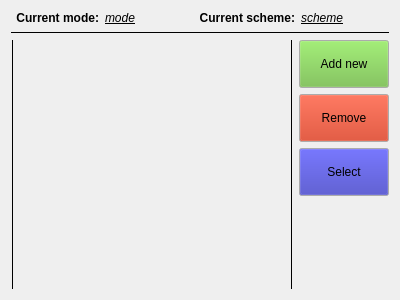
<?xml version="1.0" encoding="UTF-8"?>
<ui version="4.0">
 <class>CalibrationsWidget</class>
 <widget class="QWidget" name="CalibrationsWidget">
  <property name="geometry">
   <rect>
    <x>0</x>
    <y>0</y>
    <width>400</width>
    <height>300</height>
   </rect>
  </property>
  <property name="windowTitle">
   <string>Form</string>
  </property>
  <property name="autoFillBackground">
   <bool>true</bool>
  </property>
  <layout class="QVBoxLayout" name="verticalLayout_2">
   <item>
    <layout class="QVBoxLayout" name="verticalLayout">
     <property name="bottomMargin">
      <number>0</number>
     </property>
     <item>
      <layout class="QHBoxLayout" name="horizontalLayout">
       <item>
        <widget class="QLabel" name="label_2">
         <property name="font">
          <font>
           <weight>75</weight>
           <bold>true</bold>
          </font>
         </property>
         <property name="text">
          <string>Current mode:</string>
         </property>
         <property name="alignment">
          <set>Qt::AlignRight|Qt::AlignTrailing|Qt::AlignVCenter</set>
         </property>
        </widget>
       </item>
       <item>
        <widget class="QLabel" name="modeLabel">
         <property name="font">
          <font>
           <italic>true</italic>
           <underline>true</underline>
          </font>
         </property>
         <property name="text">
          <string>mode</string>
         </property>
        </widget>
       </item>
       <item>
        <widget class="QLabel" name="label_3">
         <property name="font">
          <font>
           <weight>75</weight>
           <bold>true</bold>
          </font>
         </property>
         <property name="text">
          <string>Current scheme:</string>
         </property>
         <property name="alignment">
          <set>Qt::AlignRight|Qt::AlignTrailing|Qt::AlignVCenter</set>
         </property>
        </widget>
       </item>
       <item>
        <widget class="QLabel" name="schemeLabel">
         <property name="font">
          <font>
           <italic>true</italic>
           <underline>true</underline>
          </font>
         </property>
         <property name="text">
          <string>scheme</string>
         </property>
        </widget>
       </item>
      </layout>
     </item>
     <item>
      <widget class="Line" name="line">
       <property name="frameShadow">
        <enum>QFrame::Plain</enum>
       </property>
       <property name="orientation">
        <enum>Qt::Horizontal</enum>
       </property>
      </widget>
     </item>
     <item>
      <layout class="QHBoxLayout" name="horizontalLayout_2" stretch="0,6,0,2">
       <property name="rightMargin">
        <number>0</number>
       </property>
       <property name="bottomMargin">
        <number>0</number>
       </property>
       <item>
        <widget class="Line" name="line_3">
         <property name="frameShadow">
          <enum>QFrame::Plain</enum>
         </property>
         <property name="orientation">
          <enum>Qt::Vertical</enum>
         </property>
        </widget>
       </item>
       <item>
        <layout class="QVBoxLayout" name="listLayout">
         <property name="bottomMargin">
          <number>0</number>
         </property>
         <item>
          <layout class="QVBoxLayout" name="calibrationsLayout"/>
         </item>
         <item>
          <spacer name="verticalSpacer">
           <property name="orientation">
            <enum>Qt::Vertical</enum>
           </property>
           <property name="sizeHint" stdset="0">
            <size>
             <width>20</width>
             <height>40</height>
            </size>
           </property>
          </spacer>
         </item>
        </layout>
       </item>
       <item>
        <widget class="Line" name="line_2">
         <property name="frameShadow">
          <enum>QFrame::Plain</enum>
         </property>
         <property name="orientation">
          <enum>Qt::Vertical</enum>
         </property>
        </widget>
       </item>
       <item>
        <layout class="QVBoxLayout" name="verticalLayout_3">
         <property name="bottomMargin">
          <number>30</number>
         </property>
         <item>
          <widget class="QPushButton" name="newButton">
           <property name="minimumSize">
            <size>
             <width>48</width>
             <height>48</height>
            </size>
           </property>
           <property name="palette">
            <palette>
             <active>
              <colorrole role="Button">
               <brush brushstyle="SolidPattern">
                <color alpha="255">
                 <red>108</red>
                 <green>189</green>
                 <blue>64</blue>
                </color>
               </brush>
              </colorrole>
              <colorrole role="Text">
               <brush brushstyle="SolidPattern">
                <color alpha="255">
                 <red>0</red>
                 <green>0</green>
                 <blue>0</blue>
                </color>
               </brush>
              </colorrole>
             </active>
             <inactive>
              <colorrole role="Button">
               <brush brushstyle="SolidPattern">
                <color alpha="255">
                 <red>108</red>
                 <green>189</green>
                 <blue>64</blue>
                </color>
               </brush>
              </colorrole>
              <colorrole role="Text">
               <brush brushstyle="SolidPattern">
                <color alpha="255">
                 <red>0</red>
                 <green>0</green>
                 <blue>0</blue>
                </color>
               </brush>
              </colorrole>
             </inactive>
             <disabled>
              <colorrole role="Button">
               <brush brushstyle="SolidPattern">
                <color alpha="255">
                 <red>108</red>
                 <green>189</green>
                 <blue>64</blue>
                </color>
               </brush>
              </colorrole>
              <colorrole role="Text">
               <brush brushstyle="SolidPattern">
                <color alpha="96">
                 <red>164</red>
                 <green>166</green>
                 <blue>168</blue>
                </color>
               </brush>
              </colorrole>
             </disabled>
            </palette>
           </property>
           <property name="text">
            <string>Add new</string>
           </property>
           <property name="icon">
            <iconset resource="../resources.qrc">
             <normaloff>:/icons/resources/icons/arrows_plus.png</normaloff>:/icons/resources/icons/arrows_plus.png</iconset>
           </property>
           <property name="iconSize">
            <size>
             <width>32</width>
             <height>32</height>
            </size>
           </property>
          </widget>
         </item>
         <item>
          <widget class="QPushButton" name="removeButton">
           <property name="minimumSize">
            <size>
             <width>48</width>
             <height>48</height>
            </size>
           </property>
           <property name="palette">
            <palette>
             <active>
              <colorrole role="Button">
               <brush brushstyle="SolidPattern">
                <color alpha="255">
                 <red>203</red>
                 <green>47</green>
                 <blue>16</blue>
                </color>
               </brush>
              </colorrole>
              <colorrole role="Text">
               <brush brushstyle="SolidPattern">
                <color alpha="255">
                 <red>0</red>
                 <green>0</green>
                 <blue>0</blue>
                </color>
               </brush>
              </colorrole>
             </active>
             <inactive>
              <colorrole role="Button">
               <brush brushstyle="SolidPattern">
                <color alpha="255">
                 <red>203</red>
                 <green>47</green>
                 <blue>16</blue>
                </color>
               </brush>
              </colorrole>
              <colorrole role="Text">
               <brush brushstyle="SolidPattern">
                <color alpha="255">
                 <red>0</red>
                 <green>0</green>
                 <blue>0</blue>
                </color>
               </brush>
              </colorrole>
             </inactive>
             <disabled>
              <colorrole role="Button">
               <brush brushstyle="SolidPattern">
                <color alpha="255">
                 <red>203</red>
                 <green>47</green>
                 <blue>16</blue>
                </color>
               </brush>
              </colorrole>
              <colorrole role="Text">
               <brush brushstyle="SolidPattern">
                <color alpha="96">
                 <red>164</red>
                 <green>166</green>
                 <blue>168</blue>
                </color>
               </brush>
              </colorrole>
             </disabled>
            </palette>
           </property>
           <property name="text">
            <string>Remove</string>
           </property>
           <property name="icon">
            <iconset resource="../resources.qrc">
             <normaloff>:/icons/resources/icons/arrows_remove.png</normaloff>:/icons/resources/icons/arrows_remove.png</iconset>
           </property>
           <property name="iconSize">
            <size>
             <width>32</width>
             <height>32</height>
            </size>
           </property>
          </widget>
         </item>
         <item>
          <widget class="QPushButton" name="selectButton_2">
           <property name="minimumSize">
            <size>
             <width>48</width>
             <height>48</height>
            </size>
           </property>
           <property name="palette">
            <palette>
             <active>
              <colorrole role="Button">
               <brush brushstyle="SolidPattern">
                <color alpha="255">
                 <red>52</red>
                 <green>52</green>
                 <blue>182</blue>
                </color>
               </brush>
              </colorrole>
              <colorrole role="Text">
               <brush brushstyle="SolidPattern">
                <color alpha="255">
                 <red>0</red>
                 <green>0</green>
                 <blue>0</blue>
                </color>
               </brush>
              </colorrole>
             </active>
             <inactive>
              <colorrole role="Button">
               <brush brushstyle="SolidPattern">
                <color alpha="255">
                 <red>52</red>
                 <green>52</green>
                 <blue>182</blue>
                </color>
               </brush>
              </colorrole>
              <colorrole role="Text">
               <brush brushstyle="SolidPattern">
                <color alpha="255">
                 <red>0</red>
                 <green>0</green>
                 <blue>0</blue>
                </color>
               </brush>
              </colorrole>
             </inactive>
             <disabled>
              <colorrole role="Button">
               <brush brushstyle="SolidPattern">
                <color alpha="255">
                 <red>52</red>
                 <green>52</green>
                 <blue>182</blue>
                </color>
               </brush>
              </colorrole>
              <colorrole role="Text">
               <brush brushstyle="SolidPattern">
                <color alpha="96">
                 <red>164</red>
                 <green>166</green>
                 <blue>168</blue>
                </color>
               </brush>
              </colorrole>
             </disabled>
            </palette>
           </property>
           <property name="text">
            <string>Select</string>
           </property>
           <property name="icon">
            <iconset resource="../resources.qrc">
             <normaloff>:/icons/resources/icons/arrows_check.png</normaloff>:/icons/resources/icons/arrows_check.png</iconset>
           </property>
           <property name="iconSize">
            <size>
             <width>32</width>
             <height>32</height>
            </size>
           </property>
          </widget>
         </item>
         <item>
          <spacer name="verticalSpacer_2">
           <property name="orientation">
            <enum>Qt::Vertical</enum>
           </property>
           <property name="sizeHint" stdset="0">
            <size>
             <width>20</width>
             <height>40</height>
            </size>
           </property>
          </spacer>
         </item>
        </layout>
       </item>
      </layout>
     </item>
    </layout>
   </item>
  </layout>
 </widget>
 <resources>
  <include location="../resources.qrc"/>
 </resources>
 <connections/>
</ui>
